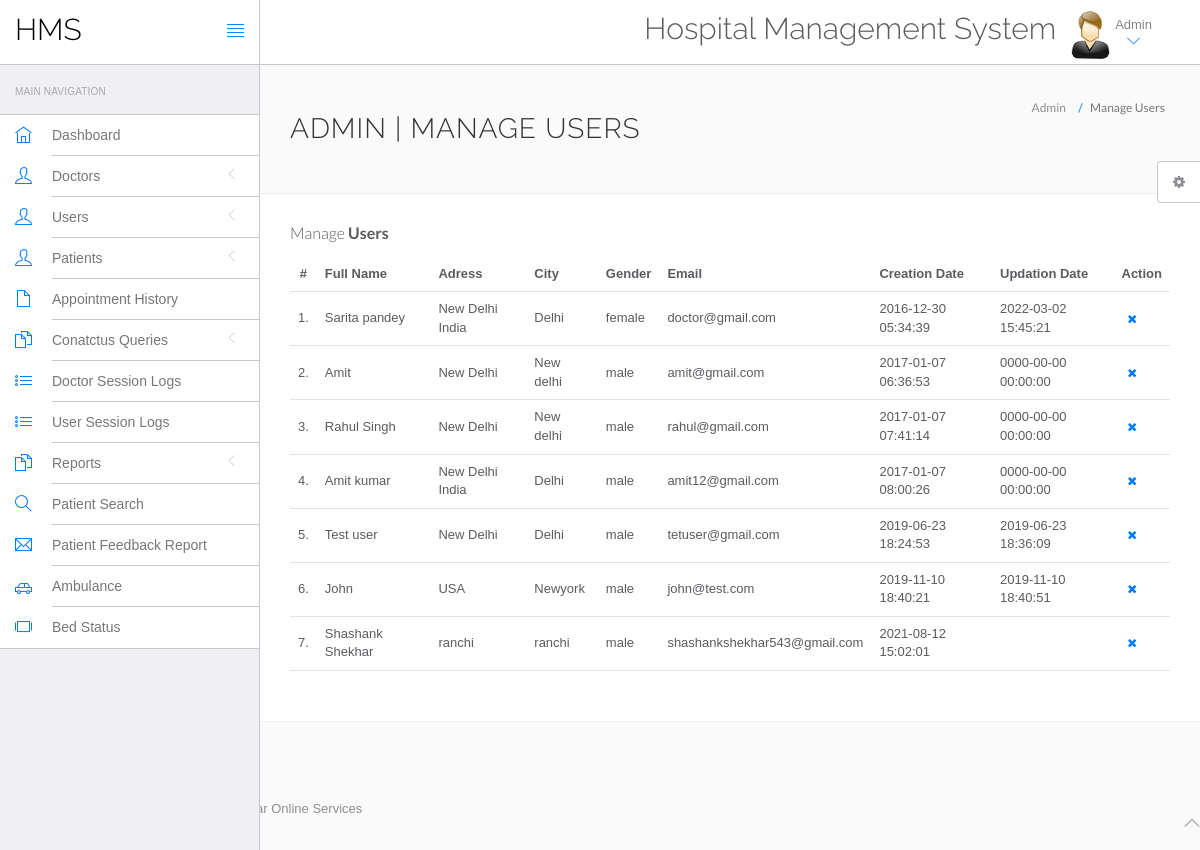
Screenshot of /hms/admin/manage-users.php (signed in) with the database file from the repository.
### tables this page shows
CREATE TABLE `users` (
  `id` int(11) NOT NULL,
  `fullName` varchar(255) DEFAULT NULL,
  `address` longtext DEFAULT NULL,
  `city` varchar(255) DEFAULT NULL,
  `gender` varchar(255) DEFAULT NULL,
  `email` varchar(255) DEFAULT NULL,
  `password` varchar(255) DEFAULT NULL,
  `regDate` timestamp NULL DEFAULT current_timestamp(),
  `updationDate` timestamp NULL DEFAULT NULL ON UPDATE current_timestamp()
);

### hms/admin/manage-users.php (the view, shortened to what this page needs)
<?php
include('include/config.php');
?>
<!DOCTYPE html>
<html lang="en">
	<head>
		<link rel="stylesheet" href="vendor/bootstrap/css/bootstrap.min.css">
		<link rel="stylesheet" href="vendor/fontawesome/css/font-awesome.min.css">
		<link rel="stylesheet" href="vendor/themify-icons/themify-icons.min.css">
		<link href="vendor/animate.css/animate.min.css" rel="stylesheet" media="screen">
		<link href="vendor/perfect-scrollbar/perfect-scrollbar.min.css" rel="stylesheet" media="screen">
		<link href="vendor/switchery/switchery.min.css" rel="stylesheet" media="screen">
		<link href="vendor/bootstrap-touchspin/jquery.bootstrap-touchspin.min.css" rel="stylesheet" media="screen">
		<link href="vendor/select2/select2.min.css" rel="stylesheet" media="screen">
		<link href="vendor/bootstrap-datepicker/bootstrap-datepicker3.standalone.min.css" rel="stylesheet" media="screen">
		<link href="vendor/bootstrap-timepicker/bootstrap-timepicker.min.css" rel="stylesheet" media="screen">
		<link rel="stylesheet" href="assets/css/styles.css">
		<link rel="stylesheet" href="assets/css/plugins.css">
		<link rel="stylesheet" href="assets/css/themes/theme-1.css" id="skin_color" />
	</head>
	<body>
		<div id="app">
<?php include('include/sidebar.php');?>
			<div class="app-content">
						<?php include('include/header.php');?>
				<div class="main-content" >
					<div class="wrap-content container" id="container">
						<section id="page-title">
							<div class="row">
								<div class="col-sm-8">
									<h1 class="mainTitle">Admin | Manage Users</h1>
																	</div>
								<ol class="breadcrumb">
									<li>
										<span>Admin</span>
									</li>
									<li class="active">
										<span>Manage Users</span>
									</li>
								</ol>
							</div>
						</section>
						<div class="container-fluid container-fullw bg-white">
									<div class="row">
								<div class="col-md-12">
									<h5 class="over-title margin-bottom-15">Manage <span class="text-bold">Users</span></h5>
									<table class="table table-hover" id="sample-table-1">
										<thead>
											<tr>
												<th class="center">#</th>
												<th>Full Name</th>
												<th class="hidden-xs">Adress</th>
												<th>City</th>
												<th>Gender </th>
												<th>Email </th>
												<th>Creation Date </th>
												<th>Updation Date </th>
												<th>Action</th>
											</tr>
										</thead>
										<tbody>
<?php
$sql=mysqli_query($con,"select * from users");
$cnt=1;
while($row=mysqli_fetch_array($sql))
{
?>
											<tr>
												<td class="center"><?php echo $cnt;?>.</td>
												<td class="hidden-xs"><?php echo $row['fullName'];?></td>
												<td><?php echo $row['address'];?></td>
												<td><?php echo $row['city'];?>
												</td>
												<td><?php echo $row['gender'];?></td>
												<td><?php echo $row['email'];?></td>
												<td><?php echo $row['regDate'];?></td>
												<td><?php echo $row['updationDate'];?>
												</td>
												<td >
												<div class="visible-md visible-lg hidden-sm hidden-xs">
	<a href="manage-users.php?id=<?php echo $row['id']?>&del=delete" onClick="return confirm('Are you sure you want to delete?')"class="btn btn-transparent btn-xs tooltips" tooltip-placement="top" tooltip="Remove"><i class="fa fa-times fa fa-white"></i></a>
												</div>
												</td>
											</tr>
											<?php
$cnt=$cnt+1;
											 }?>
										</tbody>
									</table>
								</div>
							</div>
								</div>
							</div>
						</div>
					</div>
				</div>
	<?php include('include/footer.php');?>
	<?php include('include/setting.php');?>
	</body>
</html>

### hms/admin/assets/css/themes/theme-1.css (style rules this page uses)
body { background: #FAFAFA; }

### rows the page displays
users: fullName "Sarita pandey", address "New Delhi India", city "Delhi", gender "female", email "doctor@gmail.com", regDate "2016-12-30 05:34:39", updationDate "2022-03-02 15:45:21"
users: fullName "Amit", address "New Delhi", city "New delhi", gender "male", email "amit@gmail.com", regDate "2017-01-07 06:36:53", updationDate "0000-00-00 00:00:00"
users: fullName "Rahul Singh", address "New Delhi", city "New delhi", gender "male", email "rahul@gmail.com", regDate "2017-01-07 07:41:14", updationDate "0000-00-00 00:00:00"
users: fullName "Amit kumar", address "New Delhi India", city "Delhi", gender "male", email "amit12@gmail.com", regDate "2017-01-07 08:00:26", updationDate "0000-00-00 00:00:00"
users: fullName "Test user", address "New Delhi", city "Delhi", gender "male", email "tetuser@gmail.com", regDate "2019-06-23 18:24:53", updationDate "2019-06-23 18:36:09"
users: fullName "John", address "USA", city "Newyork", gender "male", email "john@test.com", regDate "2019-11-10 18:40:21", updationDate "2019-11-10 18:40:51"
users: fullName "Shashank Shekhar", address "ranchi", city "ranchi", gender "male", email "shashankshekhar543@gmail.com", regDate "2021-08-12 15:02:01"
